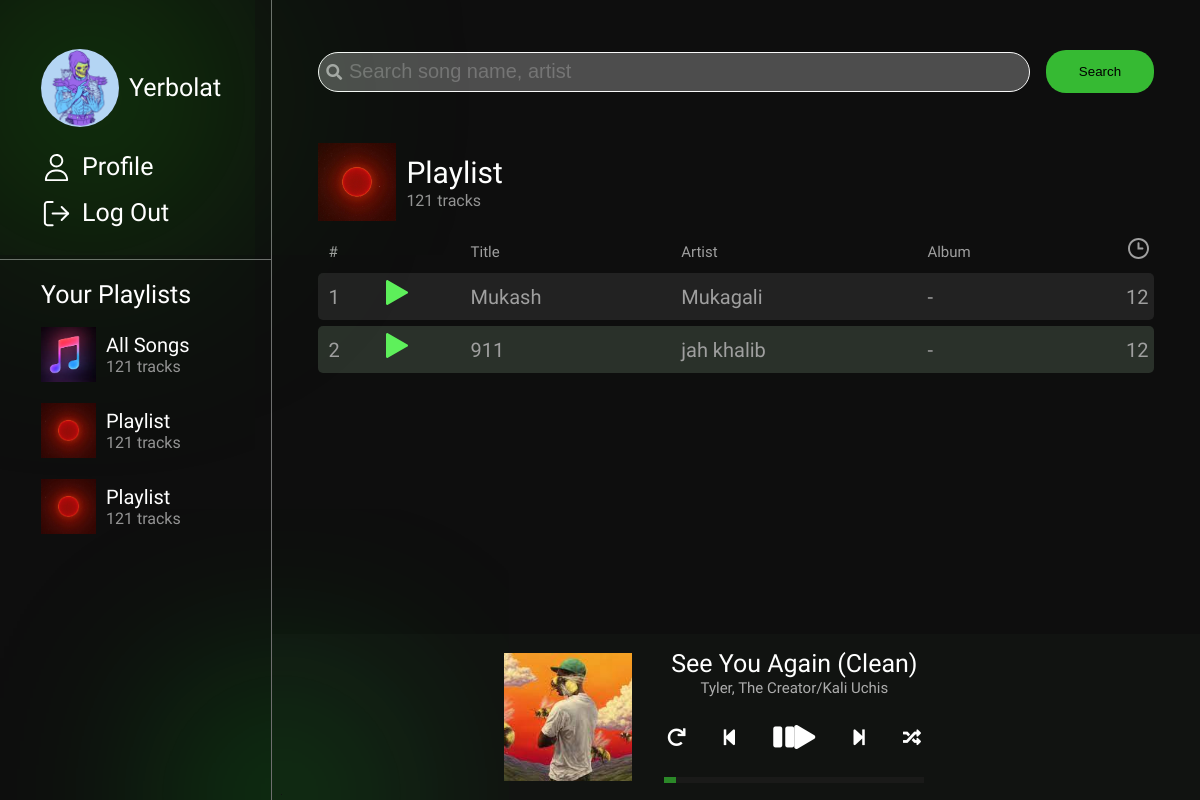
/, run on an earlier commit of the app's database.
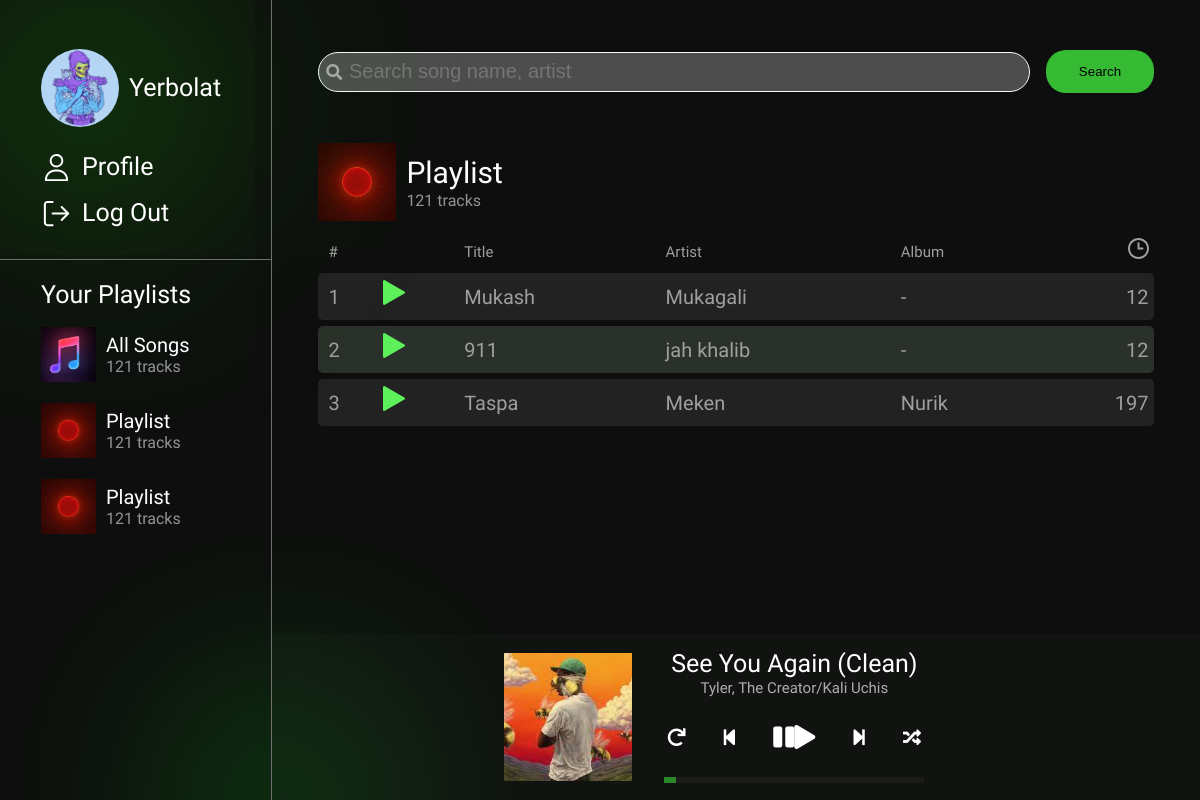
And on a later commit of the database.
### tyndama/models.py (models this page shows, shortened)
class Music(models.Model):
    song_id = models.AutoField(primary_key=True)
    name = models.CharField(max_length=255)
    singer = models.CharField(max_length=255)
    tags = models.CharField(max_length=255)
    image = models.ImageField(upload_to='images_1')
    song = models.FileField(upload_to='images_1')
    album = models.CharField(max_length=255, default="-")
    time = models.CharField(max_length=50)

### tyndama/views.py (the view)
# urls.py: 2. Add a URL to urlpatterns:  path('', views.home, name='home')
def home(request):
    music = Music.objects.all()
    return render(request, 'tyndama/home.html', {'music' : music})

### templates/tyndama/home.html (shortened to what the changed rows need)
<!doctype html>
{% load static %}
<html lang="en">
<head>
    <link rel="stylesheet" href="{% static 'tyndama/css/styles.css' %}">
    <link rel="stylesheet" href="https://cdnjs.cloudflare.com/ajax/libs/font-awesome/5.15.2/css/all.min.css"
/>
</head>
<body>
<div class="content">
    <div class="mid-block">
        <table id="playlist" class="no-select">
            <thead>
            <th>#</th>
            <th></th>
            <th>Title</th>
            <th>Artist</th>
            <th>Album</th>
            <th>
                <img src="{% static 'tyndama/img/clock.svg' %}" alt="time">
            </th>
            </thead>
            <tbody>
            {% for i in music %}
                <tr>
                    <td>{{ i.song_id }}</td>
                    <td><img src="{% static 'tyndama/img/play.svg' %}" alt=""></td>
                    <td>{{ i.name }}</td>
                    <td>{{ i.singer }}</td>
                    <td>{{ i.album }}</td>
                    <td>{{ i.time }}</td>
                </tr>
            {% endfor %}
            </tbody>
        </table>
    </div>
</div>
</body>
</html>

What changed in the data, as far as the page shows it:
added Music: song_id "3", name "Taspa", singer "Meken", album "Nurik", time "197"
